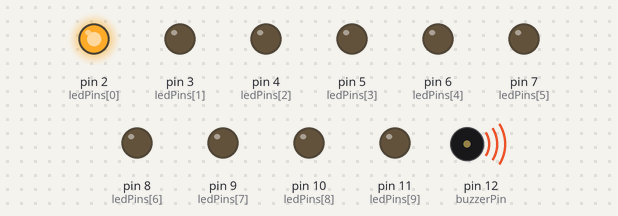
The sketch below on a simulated Arduino Uno, built with avr-gcc and run on an emulated ATmega328P. On the bench: output pins drawn as LEDs (lit = HIGH), buzzer (waves = sounding).

Above: at 2.7 s.
At 3.08 s:
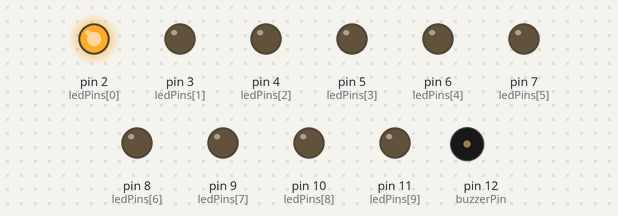
At 3.43 s:
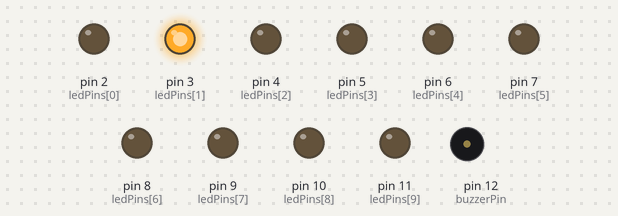
At 6.5 s:
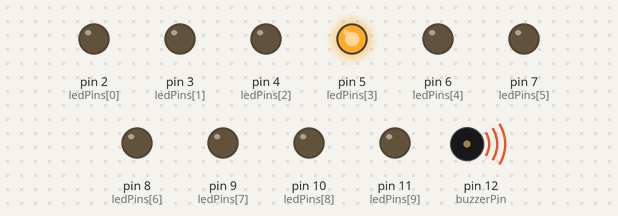
At 6.89 s:
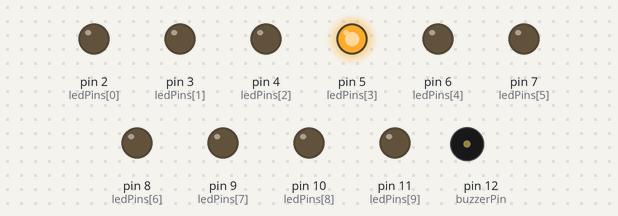
At 7.8 s:
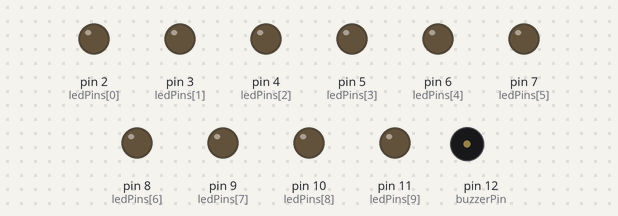
Timing chart, 0 to 9.8 s (numbered marks = the images above):
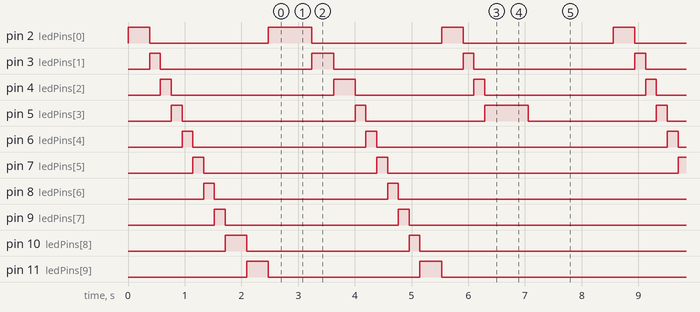

The sketch:

0522_copy_20260522113717.ino
```cpp
#include "pitches.h"

// --- 蜂鳴器設定 ---
const int buzzerPin = 12; // 保持在 Pin 12，避開 LED

// --- 海賊王《We Are!》副歌旋律 ---
int melody[] = {
  NOTE_G4, NOTE_C5, NOTE_C5, NOTE_C5, NOTE_D5, NOTE_E5, NOTE_D5, NOTE_C5, // あ・りった・けの・ゆ・め・を・か・き
  NOTE_D5, NOTE_E5, NOTE_D5, 0,                                           // あ・つ・め～ (停頓)
  NOTE_E5, NOTE_F5, NOTE_G5, NOTE_G5, NOTE_G5, NOTE_F5, NOTE_E5,          // さが・し・もの・を・さが・し・に
  NOTE_D5, NOTE_C5, NOTE_D5, NOTE_E5, NOTE_D5                             // ゆ・く・の・さ～
};

// --- 對應的節拍 (4:四分音符, 8:八分音符, 16:十六分音符) ---
int noteDurations[] = {
  4, 8, 8, 8, 8, 8, 8, 8,
  4, 4, 2, 4,
  4, 8, 8, 8, 8, 8, 8,
  4, 4, 8, 8, 2
};

// 計算總共有幾個音符
const int totalNotes = sizeof(melody) / sizeof(melody[0]);

// --- LED Bar 設定 ---
const int ledPins[] = {2, 3, 4, 5, 6, 7, 8, 9, 10, 11};
const int ledCount = 10;

void setup() {
  // 初始化所有 LED 引腳
  for (int i = 0; i < ledCount; i++) {
    pinMode(ledPins[i], OUTPUT);
  }
  // 初始化蜂鳴器
  pinMode(buzzerPin, OUTPUT);
}

void loop() {
  // 循環播放海賊王旋律
  for (int thisNote = 0; thisNote < totalNotes; thisNote++) {

    // 1. 計算音符時間（基礎速度調快一點，展現熱血感）
    int noteDuration = 900 / noteDurations[thisNote];

    // 2. 讓 LED 隨音符位置亮起 (用餘數處理，讓超過 10 個音也能循環亮燈)
    int currentLed = thisNote % ledCount;
    digitalWrite(ledPins[currentLed], HIGH);

    // 3. 蜂鳴器發聲
    tone(buzzerPin, melody[thisNote], noteDuration);

    // 4. 【已修改】讓旋律間隔多一點！
    // 這裡幫你調成了 1.70，音符與音符之間會有更明顯、乾淨的空白停頓
    int pauseBetweenNotes = noteDuration * 1.70;
    delay(pauseBetweenNotes);

    // 5. 停止發聲，並熄滅當前 LED（讓燈光有跳動感）
    noTone(buzzerPin);
    digitalWrite(ledPins[currentLed], LOW);
  }

  // 整首播完後，全滅並停頓 1.5 秒再重播
  for (int i = 0; i < ledCount; i++) {
    digitalWrite(ledPins[i], LOW);
  }
  delay(1500);
}
```

pitches.h
```cpp
/*************************************************
 * Public Constants
 *************************************************/

#define NOTE_B0  31
#define NOTE_C1  33
#define NOTE_CS1 35
#define NOTE_D1  37
#define NOTE_DS1 39
#define NOTE_E1  41
#define NOTE_F1  44
#define NOTE_FS1 46
#define NOTE_G1  49
#define NOTE_GS1 52
#define NOTE_A1  55
#define NOTE_AS1 58
#define NOTE_B1  62
#define NOTE_C2  65
#define NOTE_CS2 69
#define NOTE_D2  73
#define NOTE_DS2 78
#define NOTE_E2  82
#define NOTE_F2  87
#define NOTE_FS2 93
#define NOTE_G2  98
#define NOTE_GS2 104
#define NOTE_A2  110
#define NOTE_AS2 117
#define NOTE_B2  123
#define NOTE_C3  131
#define NOTE_CS3 139
#define NOTE_D3  147
#define NOTE_DS3 156
#define NOTE_E3  165
#define NOTE_F3  175
#define NOTE_FS3 185
#define NOTE_G3  196
#define NOTE_GS3 208
#define NOTE_A3  220
#define NOTE_AS3 233
#define NOTE_B3  247
#define NOTE_C4  262
#define NOTE_CS4 277
#define NOTE_D4  294
#define NOTE_DS4 311
#define NOTE_E4  330
#define NOTE_F4  349
#define NOTE_FS4 370
#define NOTE_G4  392
#define NOTE_GS4 415
#define NOTE_A4  440
#define NOTE_AS4 466
#define NOTE_B4  494
#define NOTE_C5  523
#define NOTE_CS5 554
#define NOTE_D5  587
#define NOTE_DS5 622
#define NOTE_E5  659
#define NOTE_F5  698
#define NOTE_FS5 740
#define NOTE_G5  784
#define NOTE_GS5 831
#define NOTE_A5  880
#define NOTE_AS5 932
#define NOTE_B5  988
#define NOTE_C6  1047
#define NOTE_CS6 1109
#define NOTE_D6  1175
#define NOTE_DS6 1245
#define NOTE_E6  1319
#define NOTE_F6  1397
#define NOTE_FS6 1480
#define NOTE_G6  1568
#define NOTE_GS6 1661
#define NOTE_A6  1760
#define NOTE_AS6 1865
#define NOTE_B6  1976
#define NOTE_C7  2093
#define NOTE_CS7 2217
#define NOTE_D7  2349
#define NOTE_DS7 2489
#define NOTE_E7  2637
#define NOTE_F7  2794
#define NOTE_FS7 2963
#define NOTE_G7  3136
#define NOTE_GS7 3322
#define NOTE_A7  3520
#define NOTE_AS7 3729
#define NOTE_B7  3951
#define NOTE_C8  4186
#define NOTE_CS8 4435
#define NOTE_D8  4699
#define NOTE_DS8 4967
```

Measured:
- by itself, pin 2 (ledPins[0]): repeats every 8.6 s: LOW 2.1 s, HIGH 0.77 s, LOW 2.3 s, HIGH 0.38 s, LOW 2.6 s, HIGH 0.38 s
- by itself, pin 3 (ledPins[1]): repeats every 8.6 s: LOW 2.7 s, HIGH 0.38 s, LOW 2.3 s, HIGH 0.19 s, LOW 2.8 s, HIGH 0.19 s
- by itself, pin 4 (ledPins[2]): repeats every 8.6 s: LOW 2.9 s, HIGH 0.38 s, LOW 2.1 s, HIGH 0.19 s, LOW 2.8 s, HIGH 0.19 s
- by itself, pin 5 (ledPins[3]): repeats every 8.6 s: LOW 3.1 s, HIGH 0.19 s, LOW 2.1 s, HIGH 0.77 s, LOW 2.3 s, HIGH 0.19 s
- by itself, pin 10 (ledPins[8]): repeats every 8.6 s: LOW 2.9 s, HIGH 0.19 s, LOW 5.1 s, HIGH 0.38 s
- by itself, pin 11 (ledPins[9]): repeats every 8.6 s: LOW 2.7 s, HIGH 0.38 s, LOW 5.1 s, HIGH 0.38 s
- by itself, pin 6 (ledPins[4]), pin 7 (ledPins[5]), pin 8 (ledPins[6]), pin 9 (ledPins[7]): repeats every 8.6 s: LOW 3.1 s, HIGH 0.19 s, LOW 5.1 s, HIGH 0.19 s
- by itself, tone on pin 12 (buzzerPin): plays 392 Hz for 0.23 s, 523 Hz for 0.11 s, 523 Hz for 0.11 s, 523 Hz for 0.11 s, 587 Hz for 0.11 s, 659 Hz for 0.11 s … (112 notes in this stretch)
